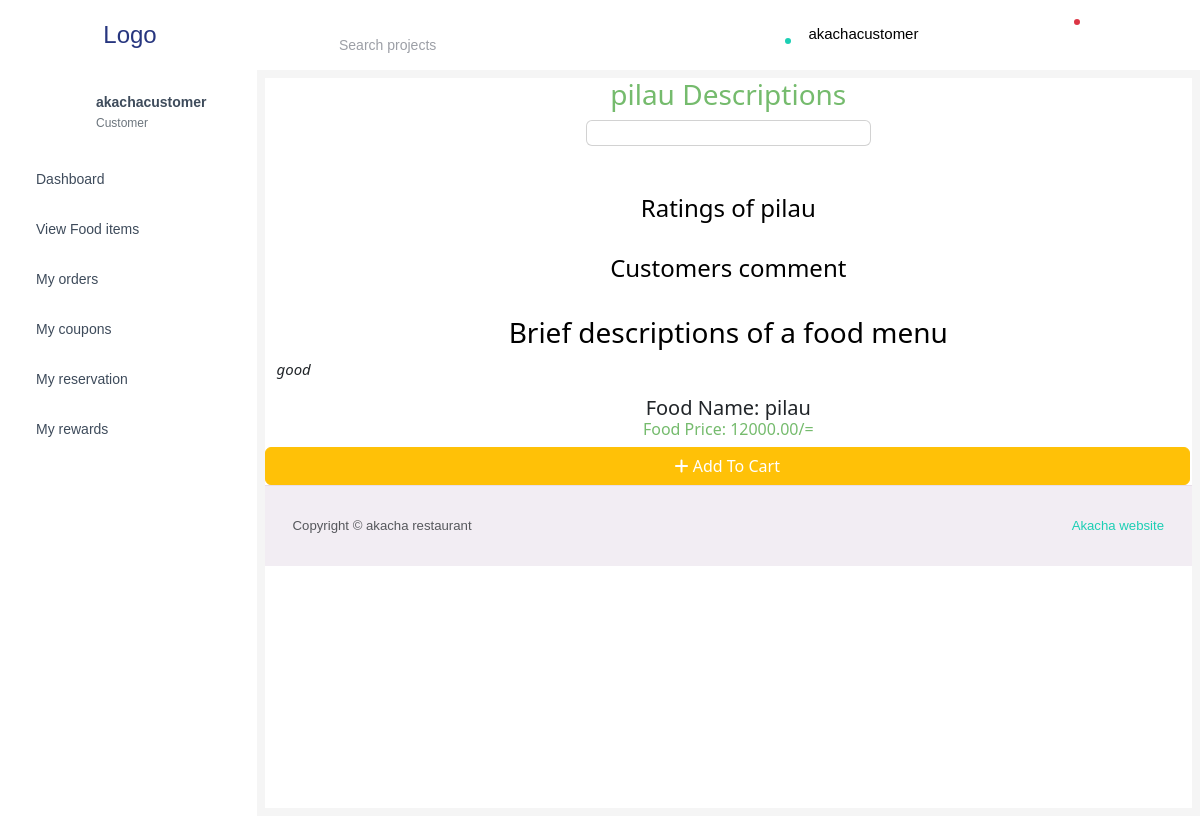
/menu_item_description/2 (signed in), run on the app's committed database.
### hotelmanagement/models.py (models this page shows, shortened)
class CustomUser(AbstractUser):
    id = models.AutoField(primary_key=True)
    profile = CloudinaryField("image")
    user_type = models.ForeignKey(User_type, on_delete=models.SET_NULL, null=True, default=None)
    is_active = models.BooleanField(default=True)
    customer_profit = models.DecimalField(decimal_places = 2, max_digits = 12, default=0.00)

class User_type(models.Model):
    id = models.AutoField(primary_key=True)
    user_type = models.CharField(max_length=50)
    def __str__(self):
        return self.user_type

class MenuItem(models.Model):
    id = models.AutoField(primary_key=True)
    category = models.ForeignKey(MenuCategory, on_delete=models.CASCADE)
    name = models.CharField(max_length=255)
    description = models.TextField()
    price = models.DecimalField(decimal_places = 2, max_digits = 12)
    average_rating = models.DecimalField(max_digits=3, decimal_places=2, default=0.0)
    ingredient_cost = models.DecimalField(decimal_places = 2, max_digits = 12, default = 0.0)
    item_profit = models.DecimalField(decimal_places = 2, max_digits = 12, default = 0.0)
    orders_number = models.IntegerField(default = 0)

### hotelmanagement/views.py (the view)
# urls.py: path("menu_item_description/<int:item_id>", views.menu_item_description, name="menu_item_description"),
def menu_item_description(request, item_id):
    rating_data = MenuItemRating.objects.filter(menu_item__id=item_id)
    ratings = rating_data.values('rating').annotate(count=models.Count('rating'),
                                                    percent=models.Count('rating') * 100 / (
                                                        rating_data.count())).order_by('rating')
    menuitem = MenuItem.objects.get(id=item_id)
    images = MenuImage.objects.filter(menu_item=menuitem)
    return render(request, f"{user_validator(request)}/menu_description.html",
                  {'images': images, 'menuitem': menuitem, 'ratings': ratings, 'rating_data': rating_data})

### hotelmanagement/processor.py (called while the page is built)
def user_type_list(request):
    user_type = User_type.objects.all()
    return {'user_types': user_type}

def message_analyser(request):
    try:
        if request.user.user_type.user_type == "Storekeeper":
            print(request.user.user_type)
            sys_messages = Messages.objects.filter(receiver_category=2, opened=False)
            return {"system_message": sys_messages}
        else:
            user = request.user
            messages = Messages.objects.filter(receiver_category=user.user_type, order__send=False)
            return {'messagess': messages}
    except:
        user_type = User_type.objects.all()
        return {'user_types': user_type}

### hotelmanagement/utils.py (called while the page is built)
def user_validator(request):
    if request.user.is_authenticated:
        user_type = request.user.user_type
        return user_type
    else:
        return redirect('login')

### templates/Customer/menu_description.html (shortened to what this page needs)
{% extends 'Customer/base.html' %}
{% block content%}
 <h3 style="text-align: center;">{{menuitem.name}} Descriptions</h3>
<div class="container">
 <div class="row justify-content-around">
    {% for image in images %}
    <div class="col-md-4">
        <div class="card mb-4">
            {% if image.image %}
            <a href="{{image.image.url}}">
            </a>
            {% endif %}
        </div>
    </div>
    {% endfor %}
 </div>
 <br>
 <h4 class="text-black">Ratings of {{menuitem.name}}</h4>
 <br>
 <h4 class="text-black">Customers comment</h4>
 <div class="col">
 </div>
 <br>
 <h3 class="text-black"> Brief descriptions of a food menu</h3>
 <div class="row">
    <i><p class="text-red text-left">{{menuitem.description}}</p></i>
 </div>
    <div class="card-body">
        <h5 class="card-title">Food Name: {{menuitem.name}}</h5>
        <h6 class="card-text">Food Price: {{menuitem.price}}/=</h6>
        <div class="row">
            <a style="margin-right: 2px;" href="" class="col btn btn-warning"><i class='fa fa-plus fa-solid'></i> Add To Cart</a>
        </div>
    </div>
</div>
{%endblock%}

### templates/navigation.html (shortened to what this page needs)
<!DOCTYPE html>
<html lang="en">
  <head>
    {% load static %}
    <link rel="stylesheet" href="{% static 'mystyle.css' %}" />
  </head>
  <body>
    <nav class="navbar default-layout-navbar col-lg-12 col-12 p-0 fixed-top d-flex flex-row">
      <div class="text-center navbar-brand-wrapper d-flex align-items-center justify-content-center">
        <a class="navbar-brand brand-logo" href="{% url 'home' %}">Logo</a>
      </div>
      <div class="navbar-menu-wrapper d-flex align-items-stretch">
        <button class="navbar-toggler navbar-toggler align-self-center" type="button" data-toggle="minimize"></button>
        <div class="search-field d-none d-md-block">
          <form class="d-flex align-items-center h-100" action="#">
            <div class="input-group">
              <div class="input-group-prepend bg-transparent">
                <i class="input-group-text border-0 mdi mdi-magnify"></i>
              </div>
              <input type="text" class="form-control bg-transparent border-0" placeholder="Search projects" />
            </div>
          </form>
        </div>
        <ul class="navbar-nav navbar-nav-right">
          <li class="nav-item nav-profile dropdown">
            <button class="nav-link dropdown-toggle" id="profileDropdown" href="#" data-bs-toggle="dropdown" aria-expanded="false">
              <div class="nav-profile-img">
                <span class="availability-status online"></span>
              </div>
              <div class="nav-profile-text">
                <p class="mb-1 text-black">{{ user.username }}</p>
              </div>
            </button>
          </li>
          <li class="nav-item d-none d-lg-block full-screen-link">
          </li>
          <li class="nav-item dropdown">
          </li>
          <li class="nav-item dropdown">
            <a class="nav-link count-indicator dropdown-toggle" id="notificationDropdown" href="#" data-bs-toggle="dropdown">
              <span class="count-symbol bg-danger"></span>
            </a>
          </li>
          <li class="nav-item nav-logout d-none d-lg-block">
          </li>
          <li class="nav-item nav-settings d-none d-lg-block">
          </li>
        </ul>
      </div>
    </nav>
  </body>
</html>

### templates/Customer/side_bar.html (shortened to what this page needs)
<nav class="sidebar sidebar-offcanvas" id="sidebar">
  <ul class="nav">
    <li class="nav-item nav-profile">
      <a href="{% url 'home' %}" class="ajax-link nav-link" >
        <div class="nav-profile-image">
        </div>
        <div class="nav-profile-text d-flex flex-column">
          <span class="font-weight-bold mb-2">{{ user.username }}</span>
          <span class="text-secondary text-small">{{ user.user_type }}</span>
        </div>
      </a>
    </li>
    <li class="nav-item">
      <a class="ajax-link nav-link "  data-toggle="minimize" href="{% url 'home' %}">
        <span class="menu-title" >Dashboard</span>
      </a>
    </li>
    <li class="nav-item">
      <a class="ajax-link nav-link "   href="{% url 'manage_menu_item'%}">
        <span class="menu-title">View Food items</span>
      </a>
    </li>
    <li class="nav-item">
      <a class="ajax-link nav-link "  href="{% url 'my_order'%}">
        <span class="menu-title">My orders</span>
      </a>
    </li>
    <li class="nav-item">
      <a class="ajax-lin nav-link "  href="{% url 'my_cupon'%}">
        <span class="menu-title">My coupons</span>
      </a>
    </li>
    <li class="nav-item">
      <a class="ajax-link nav-link "  href="#">
        <span class="menu-title">My reservation</span>
      </a>
    </li>
    <li class="nav-item">
      <a class="ajax-link nav-link "  href="#">
        <span class="menu-title">My rewards</span>
      </a>
    </li>
  </ul>
</nav>

### static/mystyle.css (style rules this page uses)
h1, h2, h3, h4, h5, h6 { color: #75bb6d; text-align: center; }
a { text-decoration: none; }
.input-group { margin-top: 20px; position: relative; }
input { padding: 10px; font-size: 16px; width: 300px; border: none; border-bottom: 2px solid #3498db; outline: none; transition: border-bottom 0.3s ease-out; }
input:focus, input:not(:placeholder-shown) { border-bottom: 2px solid #e74c3c; }
@media screen and (min-width: 768px) { .flex-row { flex-direction: row; flex-wrap: wrap; } }
@media screen and (min-width: 768px) { .input-group { margin-right: 20px; } }

### data on the page
CustomUser: username "akachacustomer", user_type "Customer"
MenuItem: name "pilau", description "good", price "12000.00"
